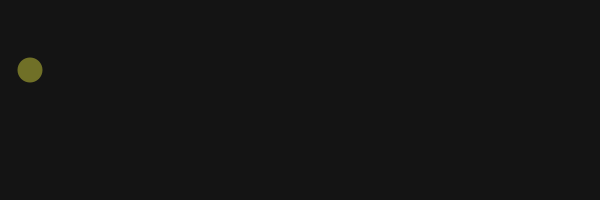
Frame 1 (no input)
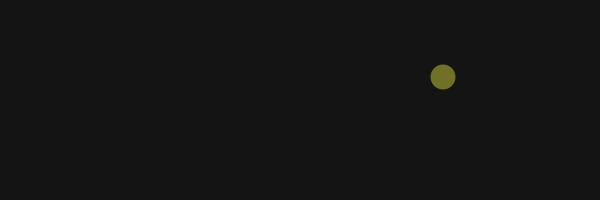
Frame 60 (the mouse pressed at the canvas centre just before this capture)
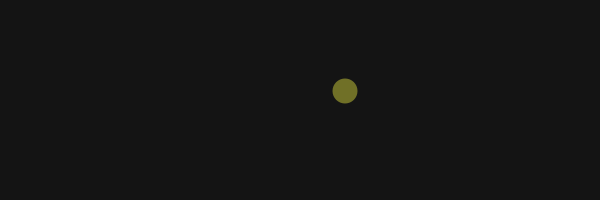
Frame 120 (the mouse held since frame 60 and released just before this capture)

The Processing sketch that drew these frames (run headless with seeded random() and noise(); from frame 60 on, the mouse is pressed at the canvas centre):

// Processing sketch: processing_66334
// ── processing_66334.pde

int xPos=30;
int yPos=70;
int xVelocity=7;
int yVelocity=7;

void setup() {
  size(600, 200);
  noStroke();
  smooth();
}
void draw() {
  background(20, 20, 20, 50);
  fill(255, 255, 70, 100);
  ellipse(xPos, yPos, 25, 25);
  xPos = xVelocity + xPos;
  yPos = yVelocity + yPos;
  if ((xPos > 600) || (xPos < 15)) {
    xVelocity = xVelocity * -1;
}
  if ((yPos > 200) || (yPos < 5)) {
    yVelocity = yVelocity * -1;
  }
}
